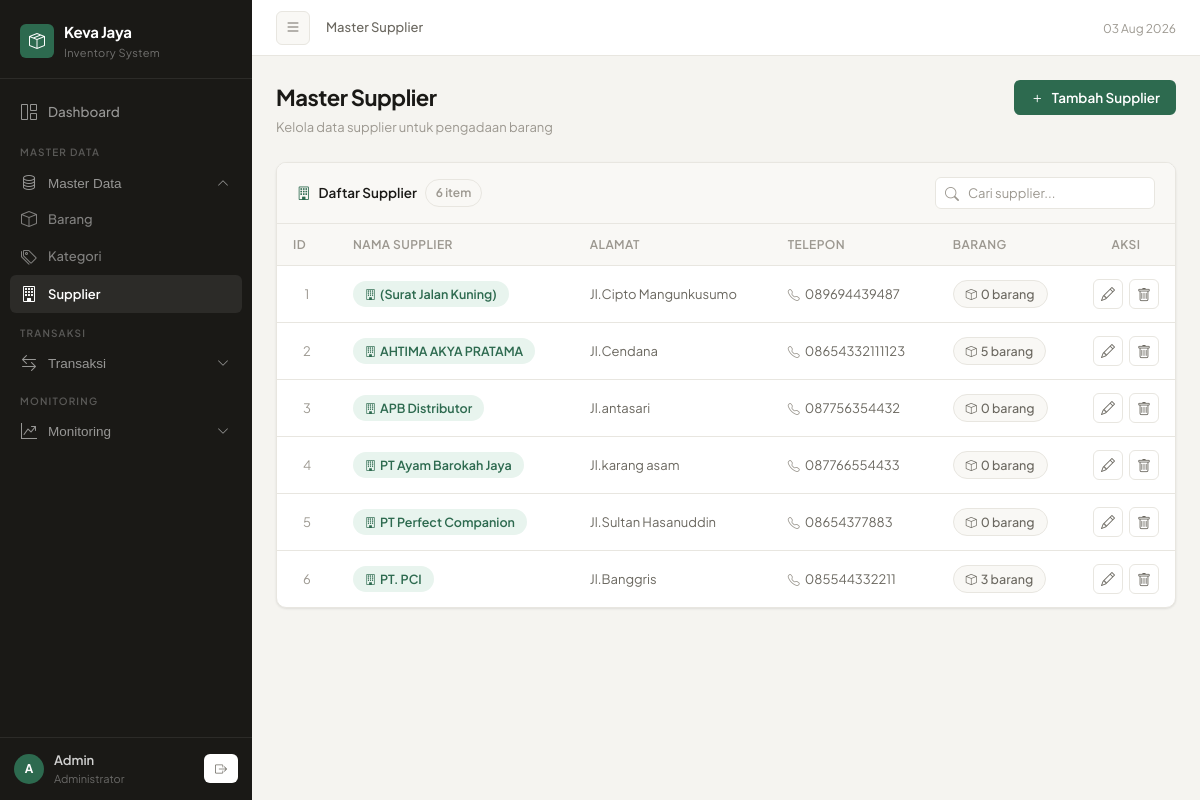
/admin/master_supplier.php (signed in), run on the app's committed database.
### tables this page shows
CREATE TABLE `supplier` (
  `id` int(11) NOT NULL,
  `nama` varchar(100) NOT NULL,
  `alamat` text DEFAULT NULL,
  `telepon` varchar(20) DEFAULT NULL,
  `created_at` timestamp NOT NULL DEFAULT current_timestamp()
);

### admin/master_supplier.php (the view, shortened to what this page needs)
<?php
global $conn;
$search = $_GET['search'] ?? '';
if (!empty($search)) {
    $stmt = $conn->prepare("
        SELECT s.*, COUNT(b.id_barang) as total_barang
        FROM supplier s
        LEFT JOIN barang b ON s.id = b.supplier_id
        WHERE s.nama LIKE ?
        GROUP BY s.id
        ORDER BY s.nama
    ");
    $like = "%$search%";
    $stmt->bind_param("s", $like);
    $stmt->execute();
    $supplier = $stmt->get_result();
} else {
    $supplier = $conn->query("
        SELECT s.*, COUNT(b.id_barang) as total_barang
        FROM supplier s
        LEFT JOIN barang b ON s.id = b.supplier_id
        GROUP BY s.id
        ORDER BY s.nama
    ");
}
$current_file = basename($_SERVER['PHP_SELF']);
$open_master   = in_array($current_file, ['barang.php','master_kategori.php','master_supplier.php']);
$open_transaksi= in_array($current_file, ['preorder.php','barang_masuk.php','barang_keluar.php','barang_rusak.php','koreksi_stok.php']);
$open_monitor  = in_array($current_file, ['stok.php','stock_mutasi.php']);
?>
<!DOCTYPE html>
<html lang="id">
<head>
    <link rel="stylesheet" href="https://cdn.jsdelivr.net/npm/bootstrap-icons@1.11.3/font/bootstrap-icons.min.css">
</head>
<body>
<aside class="sidebar" id="sidebar">
    <div class="sidebar-brand">
        <div class="brand-logo">
            <div class="brand-icon"><i class="bi bi-box-seam"></i></div>
            <div><div class="brand-name">Keva Jaya</div><div class="brand-sub">Inventory System</div></div>
        </div>
    </div>
    <nav class="sidebar-nav">
        <ul style="list-style:none;padding:0;">
            <li class="nav-item"><a href="dashboard.php" class="nav-link <?= $current_file == 'dashboard.php' ? 'active' : '' ?>"><i class="bi bi-grid-1x2"></i> Dashboard</a></li>
            <div class="nav-section-label">Master Data</div>
            <li class="nav-item">
                <button class="nav-link" onclick="toggleNav('navMaster',this)" aria-expanded="<?= $open_master ? 'true' : 'false' ?>">
                    <i class="bi bi-database"></i> Master Data <i class="bi bi-chevron-down chevron"></i>
                </button>
                <ul id="navMaster" class="nav-sub" style="list-style:none;padding:0;display: <?= $open_master ? 'block' : 'none' ?>;">
                    <li><a href="barang.php" class="nav-link <?= $current_file == 'barang.php' ? 'active' : '' ?>"><i class="bi bi-box"></i> Barang</a></li>
                    <li><a href="master_kategori.php" class="nav-link <?= $current_file == 'master_kategori.php' ? 'active' : '' ?>"><i class="bi bi-tags"></i> Kategori</a></li>
                    <li><a href="master_supplier.php" class="nav-link <?= $current_file == 'master_supplier.php' ? 'active' : '' ?>"><i class="bi bi-building"></i> Supplier</a></li>
                </ul>
            </li>
            <div class="nav-section-label">Transaksi</div>
            <li class="nav-item">
                <button class="nav-link" onclick="toggleNav('navTransaksi',this)" aria-expanded="<?= $open_transaksi ? 'true' : 'false' ?>">
                    <i class="bi bi-arrow-left-right"></i> Transaksi <i class="bi bi-chevron-down chevron"></i>
                </button>
            </li>
            <div class="nav-section-label">Monitoring</div>
            <li class="nav-item">
                <button class="nav-link" onclick="toggleNav('navMonitor',this)" aria-expanded="<?= $open_monitor ? 'true' : 'false' ?>">
                    <i class="bi bi-graph-up-arrow"></i> Monitoring <i class="bi bi-chevron-down chevron"></i>
                </button>
            </li>
        </ul>
    </nav>
    <div class="sidebar-footer">
        <div class="user-card">
            <div class="user-avatar">A</div>
            <div>
                <div class="user-name"><?= htmlspecialchars($_SESSION['username'] ?? 'Admin') ?></div>
                <div class="user-role">Administrator</div>
            </div>
            <a href="../logout.php" class="btn-sm" style="margin-left:auto;border:none;" data-tooltip="Logout">
                <i class="bi bi-box-arrow-right"></i>
            </a>
        </div>
    </div>
</aside>
<div class="main" id="main">
    <header class="topbar">
        <button class="btn-toggle" id="sidebarToggle" title="Toggle sidebar">
            <i class="bi bi-list"></i>
        </button>
        <div class="breadcrumb-bar">
            <span>Master Supplier</span>
        </div>
        <div class="topbar-right">
            <span style="font-size:12px;color:var(--text-muted);"><?= date('d M Y') ?></span>
        </div>
    </header>
    <div class="page-body">
        <div class="page-header">
            <div>
                <div class="page-title">Master Supplier</div>
                <div class="page-subtitle">Kelola data supplier untuk pengadaan barang</div>
            </div>
            <button class="btn-primary" onclick="openModal('tambahModal')">
                <i class="bi bi-plus"></i> Tambah Supplier
            </button>
        </div>
        <div class="card">
            <div class="card-head">
                <div class="card-head-title">
                    <i class="bi bi-building"></i>
                    Daftar Supplier
                    <span class="row-count" id="rowCount"></span>
                </div>
                <div class="search-wrap">
                    <input type="text" class="search-input" id="searchInput"
                        placeholder="Cari supplier..."
                        value="<?= htmlspecialchars($search) ?>">
                </div>
            </div>
            <div class="table-wrap">
                <table id="supplierTable">
                    <thead>
                        <tr>
                            <th style="width:60px;">ID</th>
                            <th>Nama Supplier</th>
                            <th>Alamat</th>
                            <th>Telepon</th>
                            <th>Barang</th>
                            <th style="text-align:center;width:80px;">Aksi</th>
                        </tr>
                    </thead>
                    <tbody id="tableBody">
                        <?php if($supplier->num_rows > 0): ?>
                            <?php $no = 1;  ?>
                            <?php while($row = $supplier->fetch_assoc()): ?>
                            <tr>
                                <td style="color:var(--text-muted);font-size:13px;text-align:center;"><?= $no++ ?></td>
                                <td>
                                    <span class="badge badge-green">
                                        <i class="bi bi-building" style="font-size:11px;"></i>
                                        <?= htmlspecialchars($row['nama']) ?>
                                    </span>
                                </td>
                                <td>
                                    <span class="alamat-text" title="<?= htmlspecialchars($row['alamat'] ?? '') ?>">
                                        <?= $row['alamat'] ? htmlspecialchars($row['alamat']) : '<span style="color:var(--text-muted)">—</span>' ?>
                                    </span>
                                </td>
                                <td>
                                    <?php if($row['telepon']): ?>
                                    <span class="phone-chip">
                                        <i class="bi bi-telephone"></i>
                                        <?= htmlspecialchars($row['telepon']) ?>
                                    </span>
                                    <?php else: ?>
                                    <span style="color:var(--text-muted)">—</span>
                                    <?php endif; ?>
                                </td>
                                <td>
                                    <span class="badge-count">
                                        <i class="bi bi-box" style="font-size:11px;"></i>
                                        <?= (int)$row['total_barang'] ?> barang
                                    </span>
                                </td>
                                <td>
                                    <div style="display:flex;gap:6px;justify-content:center;">
                                        <button class="btn-action btn-edit" data-tooltip="Edit"
                                            data-id="<?= $row['id'] ?>"
                                            data-nama="<?= htmlspecialchars($row['nama']) ?>"
                                            data-alamat="<?= htmlspecialchars($row['alamat'] ?? '') ?>"
                                            data-telepon="<?= htmlspecialchars($row['telepon'] ?? '') ?>">
                                            <i class="bi bi-pencil"></i>
                                        </button>
                                        <a href="?hapus=<?= $row['id'] ?>"
                                           class="btn-action danger" data-tooltip="Hapus"
                                           onclick="return confirm('Yakin ingin menghapus supplier ini?')">
                                            <i class="bi bi-trash"></i>
                                        </a>
                                    </div>
                                </td>
                            </tr>
                            <?php endwhile; ?>
                        <?php endif; ?>
                    </tbody>
                </table>
            </div>
        </div>
    </div>
</div>
</body>
</html>

### data on the page
supplier: nama "(Surat Jalan Kuning)", alamat "Jl.Cipto Mangunkusumo", telepon "089694439487", total_barang "0"
supplier: nama "AHTIMA AKYA PRATAMA", alamat "Jl.Cendana", telepon "08654332111123", total_barang "5"
supplier: nama "APB Distributor", alamat "Jl.antasari", telepon "087756354432", total_barang "0"
supplier: nama "PT Ayam Barokah Jaya", alamat "Jl.karang asam", telepon "087766554433", total_barang "0"
supplier: nama "PT Perfect Companion", alamat "Jl.Sultan Hasanuddin", telepon "08654377883", total_barang "0"
supplier: nama "PT. PCI", alamat "Jl.Banggris", telepon "085544332211", total_barang "3"

### other printed values
$_SESSION['username'] "Admin"
